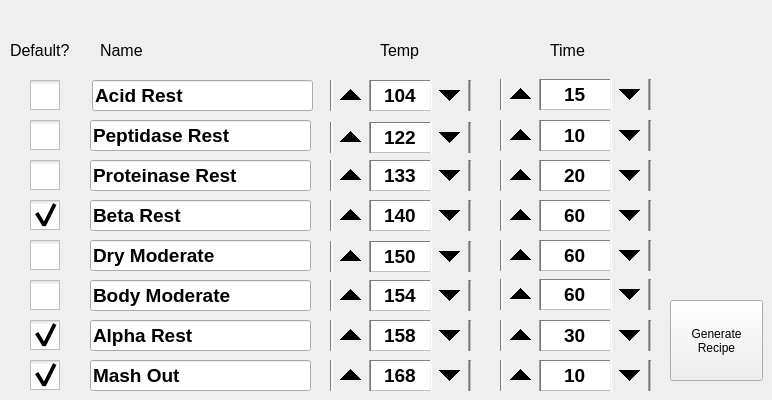
    <widget class="QWidget" name="tab">
     <attribute name="title">
      <string>Rests</string>
     </attribute>
     <widget class="QSpinBox" name="DRest3Time">
      <property name="geometry">
       <rect>
        <x>500</x>
        <y>160</y>
        <width>151</width>
        <height>31</height>
       </rect>
      </property>
      <property name="font">
       <font>
        <pointsize>14</pointsize>
        <weight>75</weight>
        <bold>true</bold>
       </font>
      </property>
      <property name="styleSheet">
       <string notr="true">QSpinBox { border: 1px inset grey; } 
QSpinBox::up-button { subcontrol-position: left; width: 40px; height: 35px;}
QSpinBox::down-button { subcontrol-position: right; width: 40px; height: 35px;}</string>
      </property>
      <property name="alignment">
       <set>Qt::AlignCenter</set>
      </property>
      <property name="specialValueText">
       <string/>
      </property>
      <property name="maximum">
       <number>999</number>
      </property>
      <property name="value">
       <number>20</number>
      </property>
     </widget>
     <widget class="QSpinBox" name="DRest2Temp">
      <property name="geometry">
       <rect>
        <x>330</x>
        <y>122</y>
        <width>141</width>
        <height>31</height>
       </rect>
      </property>
      <property name="font">
       <font>
        <pointsize>14</pointsize>
        <weight>75</weight>
        <bold>true</bold>
       </font>
      </property>
      <property name="styleSheet">
       <string notr="true">QSpinBox { border: 1px inset grey; } 
QSpinBox::up-button { subcontrol-position: left; width: 40px; height: 35px;}
QSpinBox::down-button { subcontrol-position: right; width: 40px; height: 35px;}</string>
      </property>
      <property name="alignment">
       <set>Qt::AlignCenter</set>
      </property>
      <property name="specialValueText">
       <string/>
      </property>
      <property name="maximum">
       <number>200</number>
      </property>
      <property name="value">
       <number>122</number>
      </property>
     </widget>
     <widget class="QSpinBox" name="DRest3Temp">
      <property name="geometry">
       <rect>
        <x>330</x>
        <y>160</y>
        <width>141</width>
        <height>31</height>
       </rect>
      </property>
      <property name="font">
       <font>
        <pointsize>14</pointsize>
        <weight>75</weight>
        <bold>true</bold>
       </font>
      </property>
      <property name="styleSheet">
       <string notr="true">QSpinBox { border: 1px inset grey; } 
QSpinBox::up-button { subcontrol-position: left; width: 40px; height: 35px;}
QSpinBox::down-button { subcontrol-position: right; width: 40px; height: 35px;}</string>
      </property>
      <property name="alignment">
       <set>Qt::AlignCenter</set>
      </property>
      <property name="specialValueText">
       <string/>
      </property>
      <property name="maximum">
       <number>200</number>
      </property>
      <property name="value">
       <number>133</number>
      </property>
     </widget>
     <widget class="QSpinBox" name="DRest6Temp">
      <property name="geometry">
       <rect>
        <x>330</x>
        <y>280</y>
        <width>141</width>
        <height>31</height>
       </rect>
      </property>
      <property name="font">
       <font>
        <pointsize>14</pointsize>
        <weight>75</weight>
        <bold>true</bold>
       </font>
      </property>
      <property name="styleSheet">
       <string notr="true">QSpinBox { border: 1px inset grey; } 
QSpinBox::up-button { subcontrol-position: left; width: 40px; height: 35px;}
QSpinBox::down-button { subcontrol-position: right; width: 40px; height: 35px;}</string>
      </property>
      <property name="alignment">
       <set>Qt::AlignCenter</set>
      </property>
      <property name="specialValueText">
       <string/>
      </property>
      <property name="maximum">
       <number>200</number>
      </property>
      <property name="value">
       <number>154</number>
      </property>
     </widget>
     <widget class="QSpinBox" name="DRest5Time">
      <property name="geometry">
       <rect>
        <x>500</x>
        <y>240</y>
        <width>151</width>
        <height>31</height>
       </rect>
      </property>
      <property name="font">
       <font>
        <pointsize>14</pointsize>
        <weight>75</weight>
        <bold>true</bold>
       </font>
      </property>
      <property name="styleSheet">
       <string notr="true">QSpinBox { border: 1px inset grey; } 
QSpinBox::up-button { subcontrol-position: left; width: 40px; height: 35px;}
QSpinBox::down-button { subcontrol-position: right; width: 40px; height: 35px;}</string>
      </property>
      <property name="alignment">
       <set>Qt::AlignCenter</set>
      </property>
      <property name="specialValueText">
       <string/>
      </property>
      <property name="maximum">
       <number>999</number>
      </property>
      <property name="value">
       <number>60</number>
      </property>
     </widget>
     <widget class="QLabel" name="label_14">
      <property name="geometry">
       <rect>
        <x>550</x>
        <y>40</y>
        <width>55</width>
        <height>21</height>
       </rect>
      </property>
      <property name="font">
       <font>
        <pointsize>12</pointsize>
       </font>
      </property>
      <property name="text">
       <string>Time</string>
      </property>
     </widget>
     <widget class="QSpinBox" name="DRest6Time">
      <property name="geometry">
       <rect>
        <x>500</x>
        <y>279</y>
        <width>151</width>
        <height>31</height>
       </rect>
      </property>
      <property name="font">
       <font>
        <pointsize>14</pointsize>
        <weight>75</weight>
        <bold>true</bold>
       </font>
      </property>
      <property name="styleSheet">
       <string notr="true">QSpinBox { border: 1px inset grey; } 
QSpinBox::up-button { subcontrol-position: left; width: 40px; height: 35px;}
QSpinBox::down-button { subcontrol-position: right; width: 40px; height: 35px;}</string>
      </property>
      <property name="alignment">
       <set>Qt::AlignCenter</set>
      </property>
      <property name="specialValueText">
       <string/>
      </property>
      <property name="maximum">
       <number>999</number>
      </property>
      <property name="value">
       <number>60</number>
      </property>
     </widget>
     <widget class="QSpinBox" name="DRest4Temp">
      <property name="geometry">
       <rect>
        <x>330</x>
        <y>200</y>
        <width>141</width>
        <height>31</height>
       </rect>
      </property>
      <property name="font">
       <font>
        <pointsize>14</pointsize>
        <weight>75</weight>
        <bold>true</bold>
       </font>
      </property>
      <property name="styleSheet">
       <string notr="true">QSpinBox { border: 1px inset grey; } 
QSpinBox::up-button { subcontrol-position: left; width: 40px; height: 35px;}
QSpinBox::down-button { subcontrol-position: right; width: 40px; height: 35px;}</string>
      </property>
      <property name="alignment">
       <set>Qt::AlignCenter</set>
      </property>
      <property name="specialValueText">
       <string/>
      </property>
      <property name="maximum">
       <number>200</number>
      </property>
      <property name="value">
       <number>140</number>
      </property>
     </widget>
     <widget class="QSpinBox" name="DRest5Temp">
      <property name="geometry">
       <rect>
        <x>330</x>
        <y>241</y>
        <width>141</width>
        <height>31</height>
       </rect>
      </property>
      <property name="font">
       <font>
        <pointsize>14</pointsize>
        <weight>75</weight>
        <bold>true</bold>
       </font>
      </property>
      <property name="styleSheet">
       <string notr="true">QSpinBox { border: 1px inset grey; } 
QSpinBox::up-button { subcontrol-position: left; width: 40px; height: 35px;}
QSpinBox::down-button { subcontrol-position: right; width: 40px; height: 35px;}</string>
      </property>
      <property name="alignment">
       <set>Qt::AlignCenter</set>
      </property>
      <property name="specialValueText">
       <string/>
      </property>
      <property name="maximum">
       <number>200</number>
      </property>
      <property name="value">
       <number>150</number>
      </property>
     </widget>
     <widget class="QSpinBox" name="DRest1Temp">
      <property name="geometry">
       <rect>
        <x>330</x>
        <y>80</y>
        <width>141</width>
        <height>31</height>
       </rect>
      </property>
      <property name="font">
       <font>
        <pointsize>14</pointsize>
        <weight>75</weight>
        <bold>true</bold>
       </font>
      </property>
      <property name="styleSheet">
       <string notr="true">QSpinBox { border: 1px inset grey; } 
QSpinBox::up-button { subcontrol-position: left; width: 40px; height: 35px;}
QSpinBox::down-button { subcontrol-position: right; width: 40px; height: 35px;}</string>
      </property>
      <property name="alignment">
       <set>Qt::AlignCenter</set>
      </property>
      <property name="specialValueText">
       <string/>
      </property>
      <property name="maximum">
       <number>200</number>
      </property>
      <property name="value">
       <number>104</number>
      </property>
     </widget>
     <widget class="QLabel" name="label_29">
      <property name="geometry">
       <rect>
        <x>380</x>
        <y>40</y>
        <width>55</width>
        <height>21</height>
       </rect>
      </property>
      <property name="font">
       <font>
        <pointsize>12</pointsize>
       </font>
      </property>
      <property name="text">
       <string>Temp</string>
      </property>
     </widget>
     <widget class="QSpinBox" name="DRest2Time">
      <property name="geometry">
       <rect>
        <x>500</x>
        <y>120</y>
        <width>151</width>
        <height>31</height>
       </rect>
      </property>
      <property name="font">
       <font>
        <pointsize>14</pointsize>
        <weight>75</weight>
        <bold>true</bold>
       </font>
      </property>
      <property name="styleSheet">
       <string notr="true">QSpinBox { border: 1px inset grey; } 
QSpinBox::up-button { subcontrol-position: left; width: 40px; height: 35px;}
QSpinBox::down-button { subcontrol-position: right; width: 40px; height: 35px;}</string>
      </property>
      <property name="alignment">
       <set>Qt::AlignCenter</set>
      </property>
      <property name="specialValueText">
       <string/>
      </property>
      <property name="maximum">
       <number>999</number>
      </property>
      <property name="value">
       <number>10</number>
      </property>
     </widget>
     <widget class="QSpinBox" name="DRest4Time">
      <property name="geometry">
       <rect>
        <x>500</x>
        <y>200</y>
        <width>151</width>
        <height>31</height>
       </rect>
      </property>
      <property name="font">
       <font>
        <pointsize>14</pointsize>
        <weight>75</weight>
        <bold>true</bold>
       </font>
      </property>
      <property name="styleSheet">
       <string notr="true">QSpinBox { border: 1px inset grey; } 
QSpinBox::up-button { subcontrol-position: left; width: 40px; height: 35px;}
QSpinBox::down-button { subcontrol-position: right; width: 40px; height: 35px;}</string>
      </property>
      <property name="alignment">
       <set>Qt::AlignCenter</set>
      </property>
      <property name="specialValueText">
       <string/>
      </property>
      <property name="maximum">
       <number>999</number>
      </property>
      <property name="value">
       <number>60</number>
      </property>
     </widget>
     <widget class="QSpinBox" name="DRest1Time">
      <property name="geometry">
       <rect>
        <x>500</x>
        <y>79</y>
        <width>151</width>
        <height>31</height>
       </rect>
      </property>
      <property name="font">
       <font>
        <pointsize>14</pointsize>
        <weight>75</weight>
        <bold>true</bold>
       </font>
      </property>
      <property name="styleSheet">
       <string notr="true">QSpinBox { border: 1px inset grey; } 
QSpinBox::up-button { subcontrol-position: left; width: 40px; height: 35px;}
QSpinBox::down-button { subcontrol-position: right; width: 40px; height: 35px;}</string>
      </property>
      <property name="alignment">
       <set>Qt::AlignCenter</set>
      </property>
      <property name="specialValueText">
       <string/>
      </property>
      <property name="maximum">
       <number>999</number>
      </property>
      <property name="value">
       <number>15</number>
      </property>
     </widget>
     <widget class="QSpinBox" name="DRest7Time">
      <property name="geometry">
       <rect>
        <x>500</x>
        <y>320</y>
        <width>151</width>
        <height>31</height>
       </rect>
      </property>
      <property name="font">
       <font>
        <pointsize>14</pointsize>
        <weight>75</weight>
        <bold>true</bold>
       </font>
      </property>
      <property name="styleSheet">
       <string notr="true">QSpinBox { border: 1px inset grey; } 
QSpinBox::up-button { subcontrol-position: left; width: 40px; height: 35px;}
QSpinBox::down-button { subcontrol-position: right; width: 40px; height: 35px;}</string>
      </property>
      <property name="alignment">
       <set>Qt::AlignCenter</set>
      </property>
      <property name="specialValueText">
       <string/>
      </property>
      <property name="maximum">
       <number>999</number>
      </property>
      <property name="value">
       <number>30</number>
      </property>
     </widget>
     <widget class="QSpinBox" name="DRest7Temp">
      <property name="geometry">
       <rect>
        <x>330</x>
        <y>320</y>
        <width>141</width>
        <height>31</height>
       </rect>
      </property>
      <property name="font">
       <font>
        <pointsize>14</pointsize>
        <weight>75</weight>
        <bold>true</bold>
       </font>
      </property>
      <property name="styleSheet">
       <string notr="true">QSpinBox { border: 1px inset grey; } 
QSpinBox::up-button { subcontrol-position: left; width: 40px; height: 35px;}
QSpinBox::down-button { subcontrol-position: right; width: 40px; height: 35px;}</string>
      </property>
      <property name="alignment">
       <set>Qt::AlignCenter</set>
      </property>
      <property name="specialValueText">
       <string/>
      </property>
      <property name="maximum">
       <number>200</number>
      </property>
      <property name="value">
       <number>158</number>
      </property>
     </widget>
     <widget class="QSpinBox" name="DRest8Time">
      <property name="geometry">
       <rect>
        <x>500</x>
        <y>360</y>
        <width>151</width>
        <height>31</height>
       </rect>
      </property>
      <property name="font">
       <font>
        <pointsize>14</pointsize>
        <weight>75</weight>
        <bold>true</bold>
       </font>
      </property>
      <property name="styleSheet">
       <string notr="true">QSpinBox { border: 1px inset grey; } 
QSpinBox::up-button { subcontrol-position: left; width: 40px; height: 35px;}
QSpinBox::down-button { subcontrol-position: right; width: 40px; height: 35px;}</string>
      </property>
      <property name="alignment">
       <set>Qt::AlignCenter</set>
      </property>
      <property name="specialValueText">
       <string/>
      </property>
      <property name="maximum">
       <number>999</number>
      </property>
      <property name="value">
       <number>10</number>
      </property>
     </widget>
     <widget class="QSpinBox" name="DRest8Temp">
      <property name="geometry">
       <rect>
        <x>330</x>
        <y>360</y>
        <width>141</width>
        <height>31</height>
       </rect>
      </property>
      <property name="font">
       <font>
        <pointsize>14</pointsize>
        <weight>75</weight>
        <bold>true</bold>
       </font>
      </property>
      <property name="styleSheet">
       <string notr="true">QSpinBox { border: 1px inset grey; } 
QSpinBox::up-button { subcontrol-position: left; width: 40px; height: 35px;}
QSpinBox::down-button { subcontrol-position: right; width: 40px; height: 35px;}</string>
      </property>
      <property name="alignment">
       <set>Qt::AlignCenter</set>
      </property>
      <property name="specialValueText">
       <string/>
      </property>
      <property name="maximum">
       <number>200</number>
      </property>
      <property name="value">
       <number>168</number>
      </property>
     </widget>
     <widget class="QLineEdit" name="DRest1Name">
      <property name="geometry">
       <rect>
        <x>92</x>
        <y>80</y>
        <width>221</width>
        <height>31</height>
       </rect>
      </property>
      <property name="font">
       <font>
        <pointsize>14</pointsize>
        <weight>75</weight>
        <bold>true</bold>
       </font>
      </property>
      <property name="text">
       <string>Acid Rest</string>
      </property>
     </widget>
     <widget class="QLineEdit" name="DRest2Name">
      <property name="geometry">
       <rect>
        <x>90</x>
        <y>120</y>
        <width>221</width>
        <height>31</height>
       </rect>
      </property>
      <property name="font">
       <font>
        <pointsize>14</pointsize>
        <weight>75</weight>
        <bold>true</bold>
       </font>
      </property>
      <property name="text">
       <string>Peptidase Rest</string>
      </property>
     </widget>
     <widget class="QLineEdit" name="DRest3Name">
      <property name="geometry">
       <rect>
        <x>90</x>
        <y>160</y>
        <width>221</width>
        <height>31</height>
       </rect>
      </property>
      <property name="font">
       <font>
        <pointsize>14</pointsize>
        <weight>75</weight>
        <bold>true</bold>
       </font>
      </property>
      <property name="text">
       <string>Proteinase Rest</string>
      </property>
     </widget>
     <widget class="QLineEdit" name="DRest4Name">
      <property name="geometry">
       <rect>
        <x>90</x>
        <y>200</y>
        <width>221</width>
        <height>31</height>
       </rect>
      </property>
      <property name="font">
       <font>
        <pointsize>14</pointsize>
        <weight>75</weight>
        <bold>true</bold>
       </font>
      </property>
      <property name="text">
       <string>Beta Rest</string>
      </property>
     </widget>
     <widget class="QLineEdit" name="DRest5Name">
      <property name="geometry">
       <rect>
        <x>90</x>
        <y>240</y>
        <width>221</width>
        <height>31</height>
       </rect>
      </property>
      <property name="font">
       <font>
        <pointsize>14</pointsize>
        <weight>75</weight>
        <bold>true</bold>
       </font>
      </property>
      <property name="text">
       <string>Dry Moderate</string>
      </property>
     </widget>
     <widget class="QLineEdit" name="DRest6Name">
      <property name="geometry">
       <rect>
        <x>90</x>
        <y>280</y>
        <width>221</width>
        <height>31</height>
       </rect>
      </property>
      <property name="font">
       <font>
        <pointsize>14</pointsize>
        <weight>75</weight>
        <bold>true</bold>
       </font>
      </property>
      <property name="text">
       <string>Body Moderate</string>
      </property>
     </widget>
     <widget class="QLineEdit" name="DRest7Name">
      <property name="geometry">
       <rect>
        <x>90</x>
        <y>320</y>
        <width>221</width>
        <height>31</height>
       </rect>
      </property>
      <property name="font">
       <font>
        <pointsize>14</pointsize>
        <weight>75</weight>
        <bold>true</bold>
       </font>
      </property>
      <property name="text">
       <string>Alpha Rest</string>
      </property>
     </widget>
     <widget class="QLineEdit" name="DRest8Name">
      <property name="geometry">
       <rect>
        <x>90</x>
        <y>360</y>
        <width>221</width>
        <height>31</height>
       </rect>
      </property>
      <property name="font">
       <font>
        <pointsize>14</pointsize>
        <weight>75</weight>
        <bold>true</bold>
       </font>
      </property>
      <property name="text">
       <string>Mash Out</string>
      </property>
     </widget>
     <widget class="QLabel" name="label_31">
      <property name="geometry">
       <rect>
        <x>100</x>
        <y>40</y>
        <width>101</width>
        <height>21</height>
       </rect>
      </property>
      <property name="font">
       <font>
        <pointsize>12</pointsize>
       </font>
      </property>
      <property name="text">
       <string>Name</string>
      </property>
     </widget>
     <widget class="QCheckBox" name="DRest1Check">
      <property name="geometry">
       <rect>
        <x>30</x>
        <y>80</y>
        <width>31</width>
        <height>31</height>
       </rect>
      </property>
      <property name="styleSheet">
       <string notr="true">QCheckBox::indicator {
     width: 30px;
     height: 30px;
 }</string>
      </property>
      <property name="text">
       <string/>
      </property>
     </widget>
     <widget class="QCheckBox" name="DRest2Check">
      <property name="geometry">
       <rect>
        <x>30</x>
        <y>120</y>
        <width>31</width>
        <height>31</height>
       </rect>
      </property>
      <property name="styleSheet">
       <string notr="true">QCheckBox::indicator {
     width: 30px;
     height: 30px;
 }</string>
      </property>
      <property name="text">
       <string/>
      </property>
      <property name="checked">
       <bool>false</bool>
      </property>
     </widget>
     <widget class="QCheckBox" name="DRest3Check">
      <property name="geometry">
       <rect>
        <x>30</x>
        <y>160</y>
        <width>31</width>
        <height>31</height>
       </rect>
      </property>
      <property name="styleSheet">
       <string notr="true">QCheckBox::indicator {
     width: 30px;
     height: 30px;
 }</string>
      </property>
      <property name="text">
       <string/>
      </property>
     </widget>
     <widget class="QCheckBox" name="DRest4Check">
      <property name="geometry">
       <rect>
        <x>30</x>
        <y>200</y>
        <width>31</width>
        <height>31</height>
       </rect>
      </property>
      <property name="styleSheet">
       <string notr="true">QCheckBox::indicator {
     width: 30px;
     height: 30px;
 }</string>
      </property>
      <property name="text">
       <string/>
      </property>
      <property name="checked">
       <bool>true</bool>
      </property>
     </widget>
     <widget class="QCheckBox" name="DRest5Check">
      <property name="geometry">
       <rect>
        <x>30</x>
        <y>240</y>
        <width>31</width>
        <height>31</height>
       </rect>
      </property>
      <property name="styleSheet">
       <string notr="true">QCheckBox::indicator {
     width: 30px;
     height: 30px;
 }</string>
      </property>
      <property name="text">
       <string/>
      </property>
      <property name="checked">
       <bool>false</bool>
      </property>
     </widget>
     <widget class="QCheckBox" name="DRest6Check">
      <property name="geometry">
       <rect>
        <x>30</x>
        <y>280</y>
        <width>31</width>
        <height>31</height>
       </rect>
      </property>
      <property name="styleSheet">
       <string notr="true">QCheckBox::indicator {
     width: 30px;
     height: 30px;
 }</string>
      </property>
      <property name="text">
       <string/>
      </property>
     </widget>
     <widget class="QCheckBox" name="DRest7Check">
      <property name="geometry">
       <rect>
        <x>30</x>
        <y>320</y>
        <width>31</width>
        <height>31</height>
       </rect>
      </property>
      <property name="styleSheet">
       <string notr="true">QCheckBox::indicator {
     width: 30px;
     height: 30px;
 }</string>
      </property>
      <property name="text">
       <string/>
      </property>
      <property name="checked">
       <bool>true</bool>
      </property>
     </widget>
     <widget class="QCheckBox" name="DRest8Check">
      <property name="geometry">
       <rect>
        <x>30</x>
        <y>360</y>
        <width>31</width>
        <height>31</height>
       </rect>
      </property>
      <property name="styleSheet">
       <string notr="true">QCheckBox::indicator {
     width: 30px;
     height: 30px;
 }</string>
      </property>
      <property name="text">
       <string/>
      </property>
      <property name="checked">
       <bool>true</bool>
      </property>
     </widget>
     <widget class="QLabel" name="label_43">
      <property name="geometry">
       <rect>
        <x>10</x>
        <y>40</y>
        <width>81</width>
        <height>21</height>
       </rect>
      </property>
      <property name="font">
       <font>
        <pointsize>12</pointsize>
       </font>
      </property>
      <property name="text">
       <string>Default?</string>
      </property>
     </widget>
     <widget class="QPushButton" name="GenerateRecipeButton">
      <property name="geometry">
       <rect>
        <x>670</x>
        <y>300</y>
        <width>93</width>
        <height>81</height>
       </rect>
      </property>
      <property name="text">
       <string>Generate
Recipe</string>
      </property>
     </widget>
    </widget>
